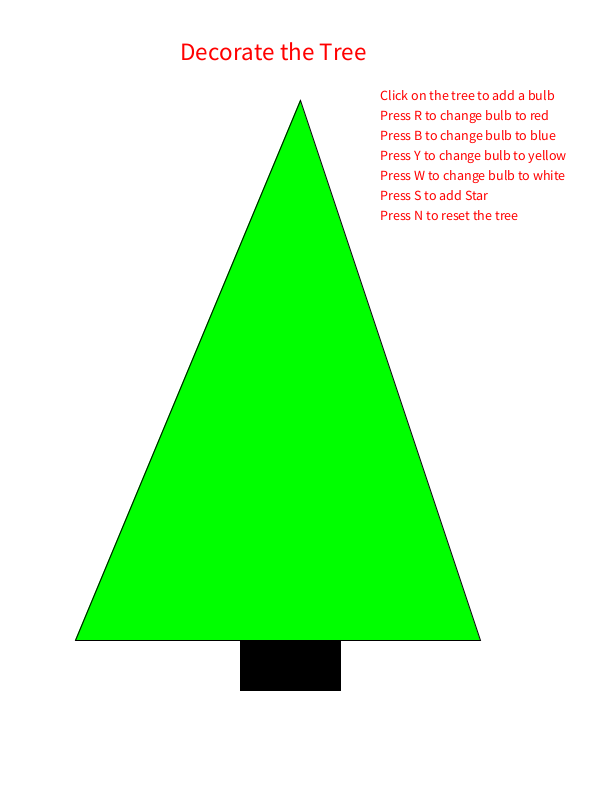
Frame 1 (no input)
Frame 60 (the mouse pressed at the canvas centre just before this capture): identical to frame 1, image omitted
Frame 120 (the mouse held since frame 60 and released just before this capture): identical to frame 1, image omitted

The Processing sketch that drew this single still picture (run headless with seeded random() and noise(); from frame 60 on, the mouse is pressed at the canvas centre):

// Processing sketch: processing_83519
// ── processing_83519.pde

void setup()
{
  size(600,800);
  background(255);
  smooth();
  frameRate(60);
  fill(0,255,0);
  // Draw christmas tree
 triangle(width/2,height/8,width/8,height/1.25,width/1.25,height/1.25);
 fill(0,0,0);
rect(width/2.5,height/1.25,100,50);
fill(255,0,0);
textSize(25);
text("Decorate the Tree",180,60);
textSize(14);
text("Click on the tree to add a bulb", 380,100);
text("Press R to change bulb to red",380,120);
text("Press B to change bulb to blue",380,140);
text("Press Y to change bulb to yellow",380,160);
text("Press W to change bulb to white",380,180);
text("Press S to add Star",380,200);
text("Press N to reset the tree",380,220);

}



void draw()
{

}

void mousePressed()
{
 ellipse(mouseX,mouseY,20,20);
}  
void keyPressed() {

// lowercase Red
  if (key == 114)
  {
    
    fill(255,0,0);
   }
   
// RED uppercase
     if (key == 82)
  {
    fill(255,0,0);
   }  
   
 // Blue lowercase
   if (key == 98)
  {

    fill(0,0,255);
   }

// blue uppercase 
   if (key == 66)
  {
 
    fill(0,0,255);
   }
 
// white lowercase
if (key == 119) 
{
fill(255);  
}
// white uppercase
if (key == 87) 
{
 fill(255); 
}
//yellow lowercase
if (key == 121)
{
fill(255,255,0);
}
 //yellow uppercase
if (key == 89)
{
 fill(255,255,0);
}


// Add Star to tree lowercase
if (key == 115)
{
  noStroke();
  fill(255,255,0);
triangle(width/2,height/8+20,width/2-10,height/8-10,width/2+10,height/8-10);
triangle(width/2,height/8-20,width/2+10,height/8+10,width/2-10,height/8+10);
}
// Add Star to tree uppercase
if (key == 83)
{
  noStroke();
  fill(255,255,0);
triangle(width/2,height/8+20,width/2-10,height/8-10,width/2+10,height/8-10);
triangle(width/2,height/8-20,width/2+10,height/8+10,width/2-10,height/8+10);
}

//new tree lowercase
if (key == 110)
{
 background(255);
 fill(0,255,0);
  // Draw christmas tree
 triangle(width/2,height/8,width/8,height/1.25,width/1.25,height/1.25);
 fill(0,0,0);
rect(width/2.5,height/1.25,100,50);
fill(255,0,0);
textSize(25);
text("Decorate the Tree",180,60);
textSize(14);
text("Click on the tree to add a bulb", 380,100);
text("Press R to change bulb to red",380,120);
text("Press B to change bulb to blue",380,140);
text("Press Y to change bulb to yellow",380,160);
text("Press W to change bulb to white",380,180);
text("Press S to add Star",380,200);
text("Press N to reset the tree",380,220);

}
// new tree uppercase
if (key == 78)
{
background(255);
  fill(0,255,0);
  // Draw christmas tree
 triangle(width/2,height/8,width/8,height/1.25,width/1.25,height/1.25);
 fill(0,0,0);
rect(width/2.5,height/1.25,100,50);
fill(255,0,0);
textSize(25);
text("Decorate the Tree",180,60);
textSize(14);
text("Click on the tree to add a bulb", 380,100);
text("Press R to change bulb to red",380,120);
text("Press B to change bulb to blue",380,140);
text("Press Y to change bulb to yellow",380,160);
text("Press W to change bulb to white",380,180);
text("Press S to add Star",380,200);
text("Press N to reset the tree",380,220);

}






}
